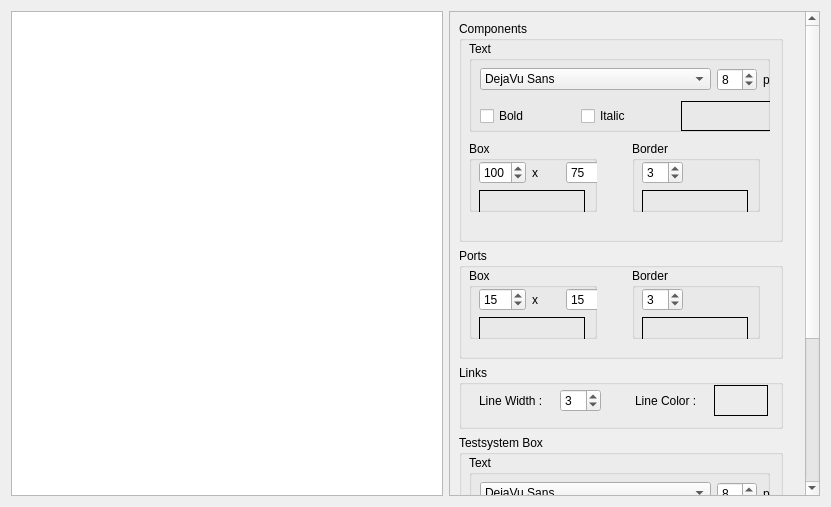
<?xml version="1.0" encoding="UTF-8"?>
<ui version="4.0">
 <class>DisTestTestSystemSettingsPageUi</class>
 <widget class="QWidget" name="DisTestTestSystemSettingsPageUi">
  <property name="geometry">
   <rect>
    <x>0</x>
    <y>0</y>
    <width>831</width>
    <height>507</height>
   </rect>
  </property>
  <property name="windowTitle">
   <string>Form</string>
  </property>
  <layout class="QHBoxLayout" name="horizontalLayout" stretch="7,6">
   <item>
    <widget class="view::ts::TestSystemView" name="_testSystemRenderView"/>
   </item>
   <item>
    <widget class="QScrollArea" name="_testSystemSettingsScrollArea">
     <property name="widgetResizable">
      <bool>true</bool>
     </property>
     <widget class="QWidget" name="scrollAreaWidgetContents">
      <property name="geometry">
       <rect>
        <x>0</x>
        <y>0</y>
        <width>356</width>
        <height>704</height>
       </rect>
      </property>
      <layout class="QVBoxLayout" name="verticalLayout">
       <item>
        <widget class="QGroupBox" name="_compGroup">
         <property name="minimumSize">
          <size>
           <width>324</width>
           <height>221</height>
          </size>
         </property>
         <property name="maximumSize">
          <size>
           <width>324</width>
           <height>221</height>
          </size>
         </property>
         <property name="title">
          <string>Components</string>
         </property>
         <widget class="QGroupBox" name="_compBoxGroup">
          <property name="geometry">
           <rect>
            <x>10</x>
            <y>120</y>
            <width>128</width>
            <height>71</height>
           </rect>
          </property>
          <property name="title">
           <string>Box</string>
          </property>
          <widget class="QWidget" name="layoutWidget">
           <property name="geometry">
            <rect>
             <x>10</x>
             <y>20</y>
             <width>134</width>
             <height>55</height>
            </rect>
           </property>
           <layout class="QVBoxLayout" name="_compBoxVerticalLayout">
            <item>
             <layout class="QHBoxLayout" name="_compBoxHorizontalLayout">
              <item>
               <widget class="QSpinBox" name="_compBoxWSpinBox">
                <property name="minimum">
                 <number>16</number>
                </property>
                <property name="maximum">
                 <number>256</number>
                </property>
                <property name="value">
                 <number>100</number>
                </property>
               </widget>
              </item>
              <item>
               <widget class="QLabel" name="_compBoxSizeLabel">
                <property name="text">
                 <string>x</string>
                </property>
               </widget>
              </item>
              <item>
               <widget class="QSpinBox" name="_compBoxHSpinBox">
                <property name="minimum">
                 <number>16</number>
                </property>
                <property name="maximum">
                 <number>256</number>
                </property>
                <property name="value">
                 <number>75</number>
                </property>
               </widget>
              </item>
             </layout>
            </item>
            <item>
             <widget class="ClickableLabel" name="_compBoxSelectedColor">
              <property name="minimumSize">
               <size>
                <width>106</width>
                <height>0</height>
               </size>
              </property>
              <property name="maximumSize">
               <size>
                <width>106</width>
                <height>16777215</height>
               </size>
              </property>
              <property name="frameShape">
               <enum>QFrame::Box</enum>
              </property>
              <property name="text">
               <string/>
              </property>
             </widget>
            </item>
           </layout>
          </widget>
         </widget>
         <widget class="QGroupBox" name="_compBorderGroup">
          <property name="geometry">
           <rect>
            <x>173</x>
            <y>120</y>
            <width>128</width>
            <height>71</height>
           </rect>
          </property>
          <property name="title">
           <string>Border</string>
          </property>
          <widget class="QWidget" name="layoutWidget_2">
           <property name="geometry">
            <rect>
             <x>10</x>
             <y>20</y>
             <width>108</width>
             <height>55</height>
            </rect>
           </property>
           <layout class="QVBoxLayout" name="_compBorderVerticalLayout">
            <item>
             <layout class="QHBoxLayout" name="_compBorderHorizontalLayout">
              <item>
               <widget class="QSpinBox" name="_compBorderWidthSpinBox">
                <property name="minimumSize">
                 <size>
                  <width>40</width>
                  <height>0</height>
                 </size>
                </property>
                <property name="minimum">
                 <number>1</number>
                </property>
                <property name="maximum">
                 <number>10</number>
                </property>
                <property name="value">
                 <number>3</number>
                </property>
               </widget>
              </item>
              <item>
               <spacer name="_compBorderWidthHorizontalSpacer">
                <property name="orientation">
                 <enum>Qt::Horizontal</enum>
                </property>
                <property name="sizeHint" stdset="0">
                 <size>
                  <width>40</width>
                  <height>20</height>
                 </size>
                </property>
               </spacer>
              </item>
             </layout>
            </item>
            <item>
             <widget class="ClickableLabel" name="_compBorderSelectedColor">
              <property name="minimumSize">
               <size>
                <width>106</width>
                <height>0</height>
               </size>
              </property>
              <property name="maximumSize">
               <size>
                <width>106</width>
                <height>16777215</height>
               </size>
              </property>
              <property name="frameShape">
               <enum>QFrame::Box</enum>
              </property>
              <property name="text">
               <string/>
              </property>
             </widget>
            </item>
           </layout>
          </widget>
         </widget>
         <widget class="QGroupBox" name="_compTextFontGroup">
          <property name="geometry">
           <rect>
            <x>10</x>
            <y>20</y>
            <width>301</width>
            <height>91</height>
           </rect>
          </property>
          <property name="title">
           <string>Text</string>
          </property>
          <widget class="QWidget" name="layoutWidget_3">
           <property name="geometry">
            <rect>
             <x>11</x>
             <y>23</y>
             <width>296</width>
             <height>67</height>
            </rect>
           </property>
           <layout class="QVBoxLayout" name="_compTextFontVerticalLayout">
            <item>
             <layout class="QHBoxLayout" name="_compTextFontNameAndSizeHorizontalLayout">
              <item>
               <widget class="QFontComboBox" name="_compTextFontComboBox">
                <property name="sizePolicy">
                 <sizepolicy hsizetype="Expanding" vsizetype="Fixed">
                  <horstretch>0</horstretch>
                  <verstretch>0</verstretch>
                 </sizepolicy>
                </property>
                <property name="editable">
                 <bool>false</bool>
                </property>
                <property name="currentFont">
                 <font>
                  <family>DejaVu Sans</family>
                 </font>
                </property>
               </widget>
              </item>
              <item>
               <layout class="QHBoxLayout" name="_compTexFontSizeHorizontalLayout">
                <item>
                 <widget class="QSpinBox" name="_compTextFontSizeSpinBox">
                  <property name="sizePolicy">
                   <sizepolicy hsizetype="Expanding" vsizetype="Fixed">
                    <horstretch>0</horstretch>
                    <verstretch>0</verstretch>
                   </sizepolicy>
                  </property>
                  <property name="minimumSize">
                   <size>
                    <width>40</width>
                    <height>0</height>
                   </size>
                  </property>
                  <property name="minimum">
                   <number>6</number>
                  </property>
                  <property name="maximum">
                   <number>72</number>
                  </property>
                  <property name="value">
                   <number>8</number>
                  </property>
                 </widget>
                </item>
                <item>
                 <widget class="QLabel" name="_compTextFontSizeUnitLabel">
                  <property name="text">
                   <string>px</string>
                  </property>
                 </widget>
                </item>
               </layout>
              </item>
             </layout>
            </item>
            <item>
             <layout class="QHBoxLayout" name="_compTextFontCharsHorizontalLayout">
              <item>
               <widget class="QCheckBox" name="_compTextFontBoldCheckBox">
                <property name="text">
                 <string>Bold</string>
                </property>
               </widget>
              </item>
              <item>
               <widget class="QCheckBox" name="_compTextFontItalicCheckBox">
                <property name="text">
                 <string>Italic</string>
                </property>
               </widget>
              </item>
              <item>
               <widget class="ClickableLabel" name="_compTextSelectedColor">
                <property name="minimumSize">
                 <size>
                  <width>50</width>
                  <height>0</height>
                 </size>
                </property>
                <property name="frameShape">
                 <enum>QFrame::Box</enum>
                </property>
                <property name="text">
                 <string/>
                </property>
               </widget>
              </item>
             </layout>
            </item>
           </layout>
          </widget>
         </widget>
        </widget>
       </item>
       <item>
        <widget class="QGroupBox" name="_portGroup">
         <property name="minimumSize">
          <size>
           <width>324</width>
           <height>111</height>
          </size>
         </property>
         <property name="maximumSize">
          <size>
           <width>324</width>
           <height>111</height>
          </size>
         </property>
         <property name="title">
          <string>Ports</string>
         </property>
         <widget class="QGroupBox" name="_portBorderGroup">
          <property name="geometry">
           <rect>
            <x>173</x>
            <y>20</y>
            <width>128</width>
            <height>71</height>
           </rect>
          </property>
          <property name="title">
           <string>Border</string>
          </property>
          <widget class="QWidget" name="layoutWidget_4">
           <property name="geometry">
            <rect>
             <x>10</x>
             <y>20</y>
             <width>108</width>
             <height>55</height>
            </rect>
           </property>
           <layout class="QVBoxLayout" name="_portBorderVerticalLayout">
            <item>
             <layout class="QHBoxLayout" name="_portBorderHorizontalLayout">
              <item>
               <widget class="QSpinBox" name="_portBorderWidthSpinBox">
                <property name="minimumSize">
                 <size>
                  <width>40</width>
                  <height>0</height>
                 </size>
                </property>
                <property name="minimum">
                 <number>1</number>
                </property>
                <property name="maximum">
                 <number>10</number>
                </property>
                <property name="value">
                 <number>3</number>
                </property>
               </widget>
              </item>
              <item>
               <spacer name="_portBorderWidthHorizontalSpacer">
                <property name="orientation">
                 <enum>Qt::Horizontal</enum>
                </property>
                <property name="sizeHint" stdset="0">
                 <size>
                  <width>40</width>
                  <height>20</height>
                 </size>
                </property>
               </spacer>
              </item>
             </layout>
            </item>
            <item>
             <widget class="ClickableLabel" name="_portBorderSelectedColor">
              <property name="minimumSize">
               <size>
                <width>106</width>
                <height>0</height>
               </size>
              </property>
              <property name="maximumSize">
               <size>
                <width>106</width>
                <height>16777215</height>
               </size>
              </property>
              <property name="frameShape">
               <enum>QFrame::Box</enum>
              </property>
              <property name="text">
               <string/>
              </property>
             </widget>
            </item>
           </layout>
          </widget>
         </widget>
         <widget class="QGroupBox" name="_portBoxGroup">
          <property name="geometry">
           <rect>
            <x>10</x>
            <y>20</y>
            <width>128</width>
            <height>71</height>
           </rect>
          </property>
          <property name="title">
           <string>Box</string>
          </property>
          <widget class="QWidget" name="layoutWidget_5">
           <property name="geometry">
            <rect>
             <x>10</x>
             <y>20</y>
             <width>134</width>
             <height>55</height>
            </rect>
           </property>
           <layout class="QVBoxLayout" name="_portBoxVerticalLayout">
            <item>
             <layout class="QHBoxLayout" name="_portBoxHorizontalLayout">
              <item>
               <widget class="QSpinBox" name="_portBoxWSpinBox">
                <property name="minimum">
                 <number>4</number>
                </property>
                <property name="maximum">
                 <number>128</number>
                </property>
                <property name="value">
                 <number>15</number>
                </property>
               </widget>
              </item>
              <item>
               <widget class="QLabel" name="_portBoxSizeLabel">
                <property name="text">
                 <string>x</string>
                </property>
               </widget>
              </item>
              <item>
               <widget class="QSpinBox" name="_portBoxHSpinBox">
                <property name="minimum">
                 <number>4</number>
                </property>
                <property name="maximum">
                 <number>128</number>
                </property>
                <property name="value">
                 <number>15</number>
                </property>
               </widget>
              </item>
             </layout>
            </item>
            <item>
             <widget class="ClickableLabel" name="_portBoxSelectedColor">
              <property name="minimumSize">
               <size>
                <width>106</width>
                <height>0</height>
               </size>
              </property>
              <property name="maximumSize">
               <size>
                <width>106</width>
                <height>16777215</height>
               </size>
              </property>
              <property name="frameShape">
               <enum>QFrame::Box</enum>
              </property>
              <property name="text">
               <string/>
              </property>
             </widget>
            </item>
           </layout>
          </widget>
         </widget>
        </widget>
       </item>
       <item>
        <widget class="QGroupBox" name="_linkGroup">
         <property name="minimumSize">
          <size>
           <width>324</width>
           <height>64</height>
          </size>
         </property>
         <property name="maximumSize">
          <size>
           <width>324</width>
           <height>64</height>
          </size>
         </property>
         <property name="title">
          <string>Links</string>
         </property>
         <widget class="QWidget" name="layoutWidget_6">
          <property name="geometry">
           <rect>
            <x>20</x>
            <y>20</y>
            <width>289</width>
            <height>31</height>
           </rect>
          </property>
          <layout class="QHBoxLayout" name="_linkLineHorizontalLayout">
           <property name="spacing">
            <number>14</number>
           </property>
           <item>
            <layout class="QHBoxLayout" name="_linkLineWidthHorizontalLayout">
             <property name="rightMargin">
              <number>20</number>
             </property>
             <item>
              <widget class="QLabel" name="_linkLineWidthLabel">
               <property name="text">
                <string>Line Width : </string>
               </property>
              </widget>
             </item>
             <item>
              <widget class="QSpinBox" name="_linkLineWidthSpinBox">
               <property name="minimumSize">
                <size>
                 <width>40</width>
                 <height>0</height>
                </size>
               </property>
               <property name="minimum">
                <number>1</number>
               </property>
               <property name="maximum">
                <number>10</number>
               </property>
               <property name="value">
                <number>3</number>
               </property>
              </widget>
             </item>
            </layout>
           </item>
           <item>
            <layout class="QHBoxLayout" name="_linkLineColorHorizontalLayout">
             <item>
              <widget class="QLabel" name="_linkLineColorLabel">
               <property name="text">
                <string>Line Color : </string>
               </property>
              </widget>
             </item>
             <item>
              <widget class="ClickableLabel" name="_linkLineSelectedColor">
               <property name="minimumSize">
                <size>
                 <width>50</width>
                 <height>0</height>
                </size>
               </property>
               <property name="frameShape">
                <enum>QFrame::Box</enum>
               </property>
               <property name="text">
                <string/>
               </property>
              </widget>
             </item>
            </layout>
           </item>
          </layout>
         </widget>
        </widget>
       </item>
       <item>
        <widget class="QGroupBox" name="_tsBoxGroup">
         <property name="minimumSize">
          <size>
           <width>324</width>
           <height>272</height>
          </size>
         </property>
         <property name="maximumSize">
          <size>
           <width>324</width>
           <height>272</height>
          </size>
         </property>
         <property name="title">
          <string>Testsystem Box</string>
         </property>
         <widget class="QGroupBox" name="_tsBoxBoxGroup">
          <property name="geometry">
           <rect>
            <x>10</x>
            <y>120</y>
            <width>128</width>
            <height>71</height>
           </rect>
          </property>
          <property name="title">
           <string>Box</string>
          </property>
          <widget class="QWidget" name="layoutWidget_7">
           <property name="geometry">
            <rect>
             <x>10</x>
             <y>20</y>
             <width>134</width>
             <height>55</height>
            </rect>
           </property>
           <layout class="QVBoxLayout" name="_tsBoxBoxVerticalLayout">
            <item>
             <layout class="QHBoxLayout" name="_tsBoxBoxHorizontalLayout">
              <item>
               <widget class="QSpinBox" name="_tsBoxBoxWSpinBox">
                <property name="minimum">
                 <number>16</number>
                </property>
                <property name="maximum">
                 <number>256</number>
                </property>
                <property name="value">
                 <number>100</number>
                </property>
               </widget>
              </item>
              <item>
               <widget class="QLabel" name="_tsBoxBoxSizeLabel">
                <property name="text">
                 <string>x</string>
                </property>
               </widget>
              </item>
              <item>
               <widget class="QSpinBox" name="_tsBoxBoxHSpinBox">
                <property name="minimum">
                 <number>16</number>
                </property>
                <property name="maximum">
                 <number>256</number>
                </property>
                <property name="value">
                 <number>75</number>
                </property>
               </widget>
              </item>
             </layout>
            </item>
            <item>
             <widget class="ClickableLabel" name="_tsBoxBoxSelectedColor">
              <property name="minimumSize">
               <size>
                <width>106</width>
                <height>0</height>
               </size>
              </property>
              <property name="maximumSize">
               <size>
                <width>106</width>
                <height>16777215</height>
               </size>
              </property>
              <property name="frameShape">
               <enum>QFrame::Box</enum>
              </property>
              <property name="text">
               <string/>
              </property>
             </widget>
            </item>
           </layout>
          </widget>
         </widget>
         <widget class="QGroupBox" name="_tsBoxBorderGroup">
          <property name="geometry">
           <rect>
            <x>173</x>
            <y>120</y>
            <width>128</width>
            <height>71</height>
           </rect>
          </property>
          <property name="title">
           <string>Border</string>
          </property>
          <widget class="QWidget" name="layoutWidget_8">
           <property name="geometry">
            <rect>
             <x>10</x>
             <y>20</y>
             <width>108</width>
             <height>55</height>
            </rect>
           </property>
           <layout class="QVBoxLayout" name="_tsBoxBorderVerticalLayout">
            <item>
             <layout class="QHBoxLayout" name="_tsBoxBorderHorizontalLayout">
              <item>
               <widget class="QSpinBox" name="_tsBoxBorderWidthSpinBox">
                <property name="minimumSize">
                 <size>
                  <width>40</width>
                  <height>0</height>
                 </size>
                </property>
                <property name="minimum">
                 <number>1</number>
                </property>
                <property name="maximum">
                 <number>10</number>
                </property>
                <property name="value">
                 <number>3</number>
                </property>
               </widget>
              </item>
              <item>
               <spacer name="_tsBoxBorderWidthHorizontalSpacer">
                <property name="orientation">
                 <enum>Qt::Horizontal</enum>
                </property>
                <property name="sizeHint" stdset="0">
                 <size>
                  <width>40</width>
                  <height>20</height>
                 </size>
                </property>
               </spacer>
              </item>
             </layout>
            </item>
            <item>
             <widget class="ClickableLabel" name="_tsBoxBorderSelectedColor">
              <property name="minimumSize">
               <size>
                <width>106</width>
                <height>0</height>
               </size>
              </property>
              <property name="maximumSize">
               <size>
                <width>106</width>
                <height>16777215</height>
               </size>
              </property>
              <property name="frameShape">
               <enum>QFrame::Box</enum>
              </property>
              <property name="text">
               <string/>
              </property>
             </widget>
            </item>
           </layout>
          </widget>
         </widget>
         <widget class="QGroupBox" name="_tsBoxTextFontGroup">
          <property name="geometry">
           <rect>
            <x>10</x>
            <y>20</y>
            <width>301</width>
            <height>91</height>
           </rect>
          </property>
          <property name="title">
           <string>Text</string>
          </property>
          <widget class="QWidget" name="layoutWidget_9">
           <property name="geometry">
            <rect>
             <x>11</x>
             <y>23</y>
             <width>296</width>
             <height>67</height>
            </rect>
           </property>
           <layout class="QVBoxLayout" name="_tsBoxTextFontVerticalLayout">
            <item>
             <layout class="QHBoxLayout" name="_tsBoxTextFontNameAndSizeHorizontalLayout">
              <item>
               <widget class="QFontComboBox" name="_tsBoxTextFontComboBox">
                <property name="sizePolicy">
                 <sizepolicy hsizetype="Expanding" vsizetype="Fixed">
                  <horstretch>0</horstretch>
                  <verstretch>0</verstretch>
                 </sizepolicy>
                </property>
                <property name="editable">
                 <bool>false</bool>
                </property>
                <property name="currentFont">
                 <font>
                  <family>DejaVu Sans</family>
                 </font>
                </property>
               </widget>
              </item>
              <item>
               <layout class="QHBoxLayout" name="_tsBoxTexFontSizeHorizontalLayout">
                <item>
                 <widget class="QSpinBox" name="_tsBoxTextFontSizeSpinBox">
                  <property name="sizePolicy">
                   <sizepolicy hsizetype="Expanding" vsizetype="Fixed">
                    <horstretch>0</horstretch>
                    <verstretch>0</verstretch>
                   </sizepolicy>
                  </property>
                  <property name="minimumSize">
                   <size>
                    <width>40</width>
                    <height>0</height>
                   </size>
                  </property>
                  <property name="minimum">
                   <number>6</number>
                  </property>
                  <property name="maximum">
                   <number>72</number>
                  </property>
                  <property name="value">
                   <number>8</number>
                  </property>
                 </widget>
                </item>
                <item>
                 <widget class="QLabel" name="_tsBoxTextFontSizeUnitLabel">
                  <property name="text">
                   <string>px</string>
                  </property>
                 </widget>
                </item>
               </layout>
              </item>
             </layout>
            </item>
            <item>
             <layout class="QHBoxLayout" name="_tsBoxTextFontCharsHorizontalLayout">
              <item>
               <widget class="QCheckBox" name="_tsBoxTextFontBoldCheckBox">
                <property name="text">
                 <string>Bold</string>
                </property>
               </widget>
              </item>
              <item>
               <widget class="QCheckBox" name="_tsBoxTextFontItalicCheckBox">
                <property name="text">
                 <string>Italic</string>
                </property>
               </widget>
              </item>
              <item>
               <widget class="ClickableLabel" name="_tsBoxTextSelectedColor">
                <property name="minimumSize">
                 <size>
                  <width>50</width>
                  <height>0</height>
                 </size>
                </property>
                <property name="frameShape">
                 <enum>QFrame::Box</enum>
                </property>
                <property name="text">
                 <string/>
                </property>
               </widget>
              </item>
             </layout>
            </item>
           </layout>
          </widget>
         </widget>
         <widget class="QWidget" name="layoutWidget_12">
          <property name="geometry">
           <rect>
            <x>20</x>
            <y>200</y>
            <width>188</width>
            <height>29</height>
           </rect>
          </property>
          <layout class="QHBoxLayout" name="_tsBoxCompMarginHorizontalLayout">
           <item>
            <widget class="QLabel" name="_tsBoxSpaceToBoxLabel">
             <property name="text">
              <string>Space to SUT Box : </string>
             </property>
            </widget>
           </item>
           <item>
            <widget class="QSpinBox" name="_tsBoxSpaceToBoxSpinBox">
             <property name="minimum">
              <number>1</number>
             </property>
             <property name="maximum">
              <number>200</number>
             </property>
             <property name="value">
              <number>50</number>
             </property>
            </widget>
           </item>
           <item>
            <spacer name="_tsBoxSpaceToBoxHorizontalSpacer">
             <property name="orientation">
              <enum>Qt::Horizontal</enum>
             </property>
             <property name="sizeHint" stdset="0">
              <size>
               <width>40</width>
               <height>20</height>
              </size>
             </property>
            </spacer>
           </item>
          </layout>
         </widget>
         <widget class="QWidget" name="layoutWidget_10">
          <property name="geometry">
           <rect>
            <x>180</x>
            <y>230</y>
            <width>139</width>
            <height>29</height>
           </rect>
          </property>
          <layout class="QHBoxLayout" name="_tsBoxRadiusHorizontalLayout">
           <item>
            <widget class="QLabel" name="_tsBoxRadiusLabel">
             <property name="text">
              <string>Radius : </string>
             </property>
            </widget>
           </item>
           <item>
            <widget class="QSpinBox" name="_tsBoxRadiusSpinBox">
             <property name="minimum">
              <number>1</number>
             </property>
             <property name="maximum">
              <number>100</number>
             </property>
             <property name="value">
              <number>15</number>
             </property>
            </widget>
           </item>
           <item>
            <spacer name="_tsBoxRadiusHorizontalSpacer">
             <property name="orientation">
              <enum>Qt::Horizontal</enum>
             </property>
             <property name="sizeHint" stdset="0">
              <size>
               <width>40</width>
               <height>20</height>
              </size>
             </property>
            </spacer>
           </item>
          </layout>
         </widget>
         <widget class="QWidget" name="layoutWidget_11">
          <property name="geometry">
           <rect>
            <x>20</x>
            <y>230</y>
            <width>153</width>
            <height>29</height>
           </rect>
          </property>
          <layout class="QHBoxLayout" name="_tsBoxMarginHorizontalLayout">
           <property name="rightMargin">
            <number>15</number>
           </property>
           <item>
            <widget class="QLabel" name="_tsBoxMarginLabel">
             <property name="text">
              <string>Margin : </string>
             </property>
            </widget>
           </item>
           <item>
            <widget class="QSpinBox" name="_tsBoxMarginSpinBox">
             <property name="minimum">
              <number>1</number>
             </property>
             <property name="maximum">
              <number>200</number>
             </property>
             <property name="value">
              <number>25</number>
             </property>
            </widget>
           </item>
           <item>
            <spacer name="_tsBoxMarginHorizontalSpacer">
             <property name="orientation">
              <enum>Qt::Horizontal</enum>
             </property>
             <property name="sizeHint" stdset="0">
              <size>
               <width>40</width>
               <height>20</height>
              </size>
             </property>
            </spacer>
           </item>
          </layout>
         </widget>
        </widget>
       </item>
      </layout>
     </widget>
    </widget>
   </item>
  </layout>
 </widget>
 <customwidgets>
  <customwidget>
   <class>ClickableLabel</class>
   <extends>QLabel</extends>
   <header>clickablelabel.hpp</header>
  </customwidget>
  <customwidget>
   <class>view::ts::TestSystemView</class>
   <extends>QGraphicsView</extends>
   <header location="global">mobatawidgets/ts/testsystemview.hpp</header>
  </customwidget>
 </customwidgets>
 <resources/>
 <connections/>
</ui>
